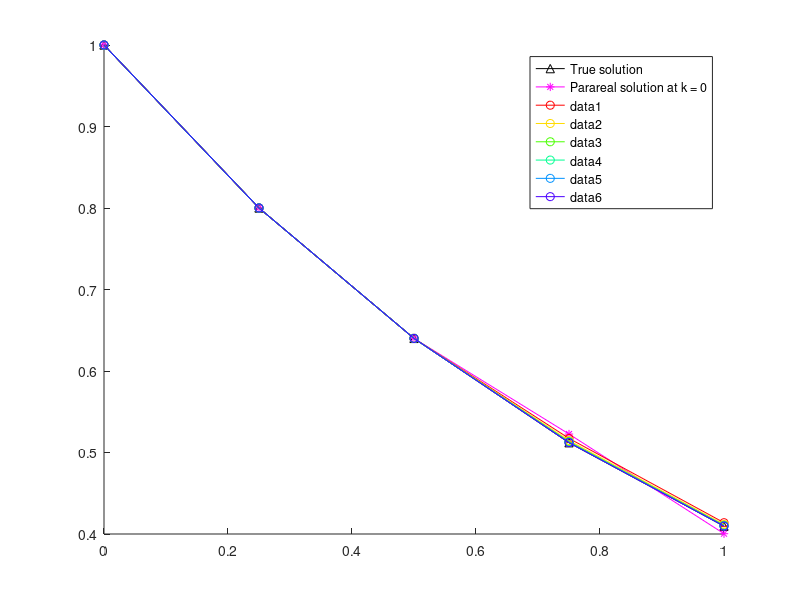
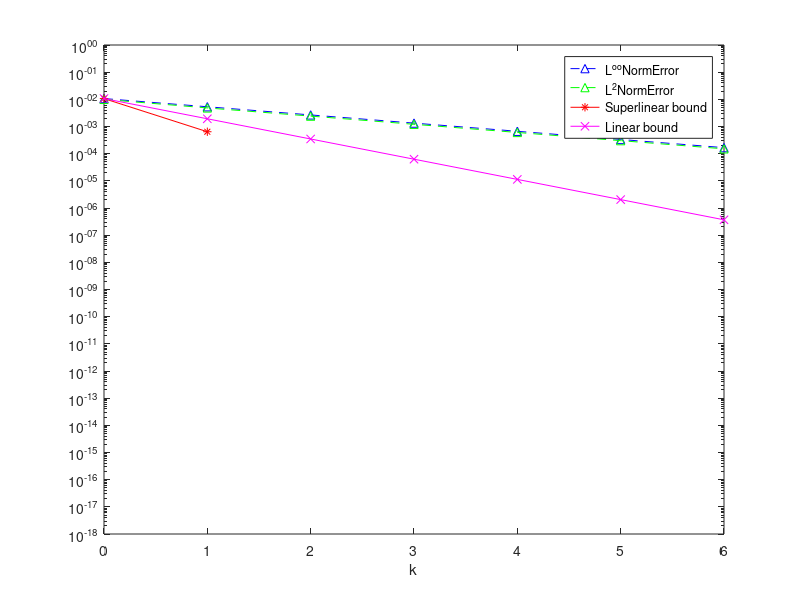

The MATLAB script that drew these images, in order:
close all
clear
clc


%% ---------------------------------------------------------------
%  Parareal algorithm for linear problem:  
%         y'(t) = a*y(t), t in (0,T)
%          y(t=0) = y0


% overlapping subdomains 2-level domain decomposition additive preconditioner

global a ;
a = -1;
yExactFunction = @(t)exp(a*t);

% stability function (  y^n+1 = R(z)y^n  )
Rz = @(z) 1/(1-z);     % Backward Euler
% Rz = @(z) 1+z;       % Forward Euler

%% -----------------------------------------------------------------


% initial condition
u0 = 1;

% coarse propagator
N = 2;     %   number of coarse time intervals
T = 1;      %   T = N*Dt  
Dt = T/N;   %   coarse timesteps

xt = linspace(0,T,N+1);

% fine propagator
m = 2;    % number of fine time steps in each coarse time interval
dt = Dt/m;

K = 7 % number of Parareal iterations

cmap = hsv(K); % color map

% 2-level domain decomposition initial
N_fine_nodes = m*N+1; % 11
N_subdomains = N+1; % 6
Id = eye(N_fine_nodes);

%%
% original problem matrix
phi = (1-a*dt)^-1;
A = eye(m*N+1,m*N+1) - (phi)*diag(ones(m*N,1),-1);  

% Reduced system

% fine propagator
F_tilde = (1-a*dt)^-m; 

% coarse propagator
G_tilde = (1-a*Dt)^-1;  



% Uk_0 = zeros(m*N,1);
% Uk_0(1) = u0;

rhs0 = [u0; zeros(m*N,1)];
% rhs = [u0; phi*u0;-G_tilde*u0;phi*U(3);-G_tilde*U(3)];


% exact solution

 xtrue = linspace(0,T,N*m+1);
 pick = 1:m:N*m+1;
 
 uF_true = A\rhs0;
 
% reduced matrix
A_tilde = eye(N+1,N+1) + (-F_tilde)*diag(ones(N,1),-1);      

% approximate reduced matrix
B = eye(N+1,N+1) + (-G_tilde)*diag(ones(N,1),-1);     

% R = [1 0 0 0 0;0 0 1 0 0;0 0 0 0 1];
% 
% R1 = [1 0 0 0 0; 0 1 0 0 0; 0 0 1 0 0];
% D1 = [1 0 0; 0 1 0; 0 0 1/2];
% A1 = R1*A*R1';
% R1'*D1*R1
% 
% R2 = [0 0 1 0 0; 0 0 0 1 0; 0 0 0 0 1];
% D2 = [1/2 0 0;0 1 0; 0 0 1];
% A2 =R2*A*R2';
% R2'*D2*R2

% R1'*D1*R1 + R2'*D2*R2
% % coarse space initial
indice_R_coarse  = 0:2:2*N;
R = zeros(length(indice_R_coarse),N_fine_nodes);
for i = 1:length(indice_R_coarse)
    R(i,indice_R_coarse(i)+1) = 1;
end

% define nodes in each subdomains
N_nodes_subdomain = 3;
indice_R_subdomains = zeros(N_subdomains-1,N_nodes_subdomain);
k = 0;
for i =1:N_subdomains-1
    indice_R_subdomains(i,1) = i  - 1 + k;
    indice_R_subdomains(i,2) = i + k ; 
    indice_R_subdomains(i,3) = i  + 1 + k; 
    k = k + 1;
end

% % Omega_1 = {0,1,2} Omega_3 = {2,3,4} 
R_sub_mat = zeros((N_subdomains-1)*N_nodes_subdomain,N_fine_nodes) ;
for i = 1:size(indice_R_subdomains,1)
    R_sub_mat(N_nodes_subdomain*(i-1)+1,indice_R_subdomains(i)+1) = 1;
    R_sub_mat(N_nodes_subdomain*(i-1)+2,indice_R_subdomains(i)+2) = 1;
    R_sub_mat(N_nodes_subdomain*(i-1)+3,indice_R_subdomains(i)+3) = 1;
end

R_sub = [];       % restriction matrices
A_sub = [];       % sub-matrices
for i = 1: N_subdomains -1
    R_sub{i} = R_sub_mat(N_nodes_subdomain*(i-1)+1:N_nodes_subdomain*(i-1)+N_nodes_subdomain,:);
    A_sub{i} = R_sub{i}*A*R_sub{i}';    
end
% partition of unity
D_sub = [];
for i = 1:N_subdomains-1
    if i==1
        D_sub{i} = eye(N_nodes_subdomain);
        D_sub{i}(end) = 1/2;
    elseif i>1 && i< N_subdomains-1
        D_sub{i} = eye(N_nodes_subdomain);
        D_sub{i}(1) = 1/2;
        D_sub{i}(end) = 1/2;
    else
        D_sub{i} = eye(N_nodes_subdomain);
        D_sub{i}(1) = 1/2;
    end
end

% % define 2-level domain decomposition additive preconditioner
P = zeros(N_fine_nodes);
D = zeros(N_fine_nodes);
for i = 1:N_subdomains-1    
    P = P + R_sub{i}'*D_sub{i}*A_sub{i}*R_sub{i};
    D = D + R_sub{i}'*D_sub{i}*R_sub{i};
end
% P = R1'*D1*A1*R1 + R2'*D2*A2*R2 ;
M = P + (R'*B*R  + Id - 2*R'*R)
D;







%% ------------------------------------------------------------------

% initial coarse integration

B1 =  eye(N+1,N+1) + (-G_tilde)*diag(ones(N,1),-1);  
% B1 =  eye(N*m+1,N*m+1) + (-G_tilde)*diag(ones(N*m,1),-1);

%Initial coarse Parareal iteration at the coarse level
rhs0_coarse = [u0;zeros(N,1)];
U0_coarse = B1\rhs0_coarse;

U_fine=zeros(N_fine_nodes,1);
U_fine(1:2:end,1) =  U0_coarse;
for i=1:2:N_fine_nodes-2
    U_fine(i+1) = phi*U_fine(i);        
end


% first 2-level dd preconditioning iterartion

% rhs = [u0;  phi*U(1);-G_tilde*U(1);phi*U(3);-G_tilde*U(3);phi*U(5);-G_tilde*U(5);phi*U(7);-G_tilde*U(7);phi*U(9);-G_tilde*U(9)];
%Initial fine solution at the fine level
rhs=zeros(N_fine_nodes,1);
rhs(1) = u0;
for i=2:2:N_fine_nodes
    % i = i + 2
    rhs(i) = U_fine(i);
    rhs(i+1) =  -G_tilde*U_fine(i-1) + phi/2*U_fine(i);
    if i == N_fine_nodes - 1
        rhs(i+1) = -G_tilde*U_fine(i-1);
    end
end
U_fine = M\rhs;
rhs
% rhs=[u0];
% for i=1:2:2*N
%     rhs=[rhs; phi*U(i);-G_tilde*U(i)];
% end
% U = M\rhs;


 figure
 hold on
 plot(xtrue,uF_true,'-^k',xtrue,U_fine,'-*m');
 legend('True solution','Parareal solution at k = 0')
 
U0n = U_fine;
proNj = 1;

L2NormError = [ sqrt(sum(Dt*(uF_true-U_fine).^2))];
LInfNormError = [max(abs(uF_true-U_fine))];
SupperlinearErrorBound  = LInfNormError;
LinearErrorBound  = LInfNormError;

%%



% iteration loop
for k = 1: K-1
        % k = k + 1
        % i = i + 2
        rhs=[u0];
        for i=2:2:N_fine_nodes
             rhs(i,1) = U_fine(i);
             rhs(i+1,1) =  -G_tilde*U_fine(i-1) + phi/2*U_fine(i);
            if i== N_fine_nodes - 1
                rhs(i+1) = -G_tilde*U_fine(i-1);
            end
        end
        U_fine = M\rhs;
        rhs
%         rhs(2:end) =  [ phi*U(1);-G_tilde*U(1);phi*U(3);-G_tilde*U(3);phi*U(5);-G_tilde*U(5);phi*U(7);-G_tilde*U(7);phi*U(9);-G_tilde*U(9)];
        %;phi*U(5);-G_tilde*U(5);phi*U(7);-G_tilde*U(7);phi*U(9);-G_tilde*U(9)];
%         U = M\rhs;

       plot(xtrue,U_fine,'Color',cmap(k,:),'Marker','o');
       
%        
%        norm(uF_true(pick)-U,'inf')
       proNj(k+1) = proNj(k)*(N-k);
       L2NormError(k+1) = sqrt(sum(Dt*(uF_true-U_fine).^2));
       LInfNormError(k+1) = max(abs(uF_true-U_fine));
       SupperlinearErrorBound(k+1)  = (abs(exp(a*Dt) - Rz(a*Dt)))^(k)/factorial(k)*proNj(k+1)*max(abs(uF_true-U0n));
       LinearErrorBound(k+1)  = (abs(exp(a*Dt) - Rz(a*Dt))/(1- abs(Rz(a*Dt))))^(k)*max(abs(uF_true-U0n));
end  % iteration loop

uF_true_coarse=uF_true
U_fine

L2NormError=L2NormError'
LInfNormError=LInfNormError'
SupperlinearErrorBound=SupperlinearErrorBound'
LinearErrorBound=LinearErrorBound'

figure
semilogy(0:K-1,LInfNormError,'b--^',0:K-1,L2NormError,'g--^',0:K-1,SupperlinearErrorBound,'r*-',0:K-1,LinearErrorBound,'mx-')
legend('L^{oo}NormError','L^2NormError','Superlinear bound','Linear bound')
xlabel('k')
ylim([1e-18 1])




















